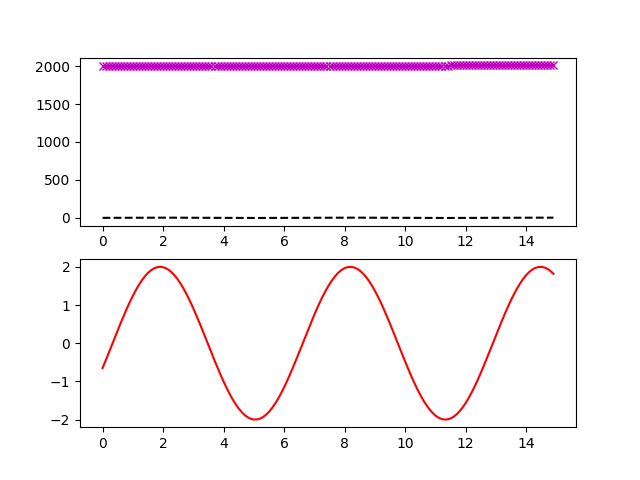

The Python source for this figure:
import numpy as np
import matplotlib.pyplot as plt

def f(t):
  return np.cos(2015+t)

t1 = np.arange(0.0, 15.0, 0.1)
t2 = np.arange(0.0, 15.0, 0.1)

plt.figure(1)

plt.subplot(211)

plt.plot(t1, 1997+t1, 'mx', t2, 2*f(t1), 'k--')

plt.subplot(212)
plt.plot(t2, 2*f(t2), 'r')
plt.savefig('Pregunta3.png')
plt.show()
